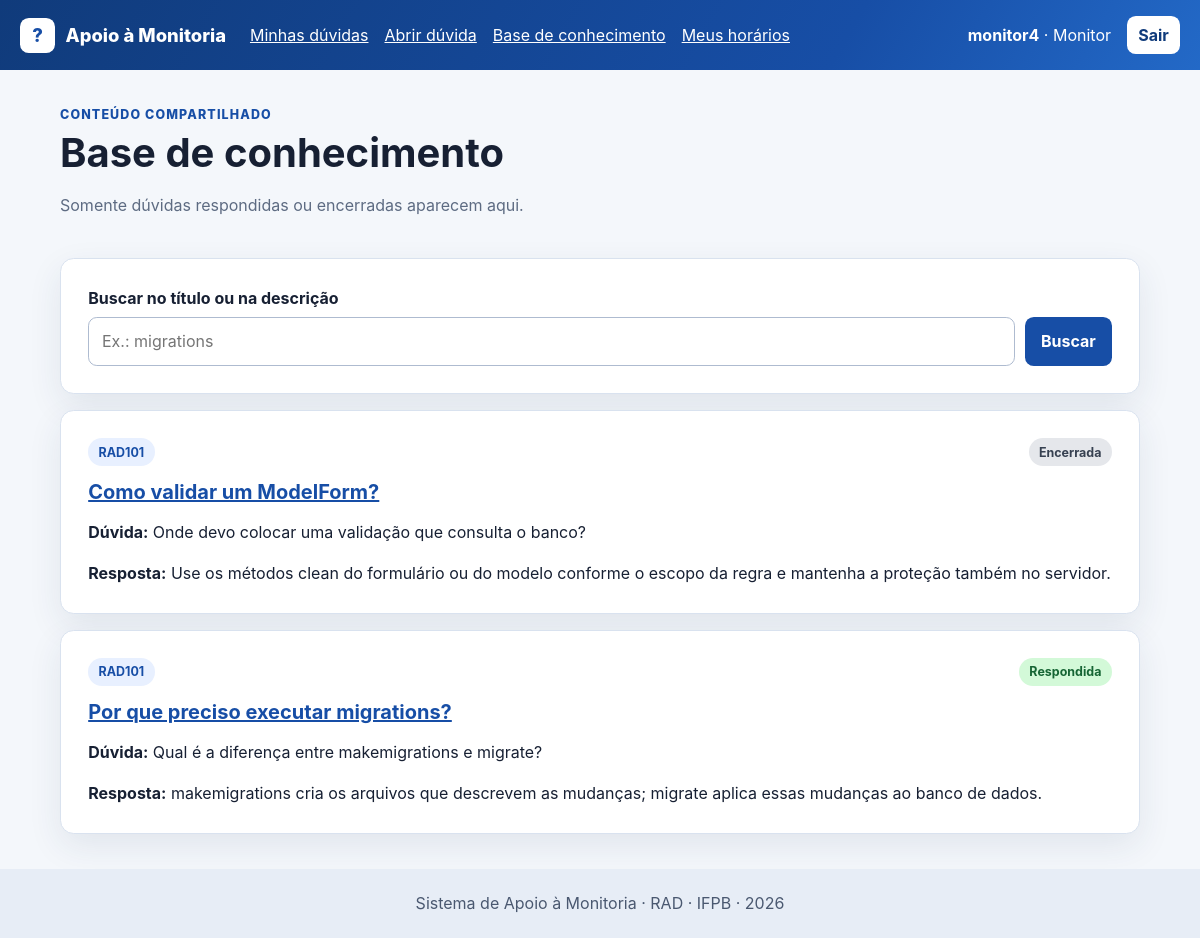
/base-conhecimento/ (signed in), run on the app's committed database.
### monitoria/models.py (models this page shows, shortened)
class Duvida(models.Model):
    class Situacao(models.TextChoices):
        ABERTA = "ABERTA", "Aberta"
        EM_ATENDIMENTO = "EM_ATENDIMENTO", "Em atendimento"
        RESPONDIDA = "RESPONDIDA", "Respondida"
        ENCERRADA = "ENCERRADA", "Encerrada"
    titulo = models.CharField(max_length=160)
    descricao = models.TextField()
    disciplina = models.ForeignKey(
        Disciplina,
        on_delete=models.PROTECT,
        related_name="duvidas",
    )
    autor = models.ForeignKey(
        settings.AUTH_USER_MODEL,
        on_delete=models.PROTECT,
        related_name="duvidas_abertas",
    )
    monitor_responsavel = models.ForeignKey(
        settings.AUTH_USER_MODEL,
        blank=True,
        null=True,
        on_delete=models.PROTECT,
        related_name="duvidas_assumidas",
    )
    resposta = models.TextField(blank=True)
    situacao = models.CharField(
        max_length=20,
        choices=Situacao.choices,
        default=Situacao.ABERTA,
    )
    aberta_em = models.DateTimeField(auto_now_add=True)
    atualizada_em = models.DateTimeField(auto_now=True)
    class Meta:
        ordering = ("-atualizada_em", "-pk")
        verbose_name_plural = "Dúvidas"

class Disciplina(models.Model):
    nome = models.CharField(max_length=120)
    codigo = models.CharField(max_length=20, unique=True)
    ativa = models.BooleanField(default=True)
    monitores = models.ManyToManyField(
        settings.AUTH_USER_MODEL,
        blank=True,
        related_name="disciplinas_monitoradas",
    )
    class Meta:
        ordering = ("codigo",)

### monitoria/views.py (the view)
class BaseConhecimentoView(LoginRequiredMixin, ListView):
    template_name = "monitoria/base_conhecimento.html"
    context_object_name = "duvidas"
    def get_queryset(self):
        consulta = Duvida.objects.select_related("disciplina", "autor").filter(
            situacao__in=(Duvida.Situacao.RESPONDIDA, Duvida.Situacao.ENCERRADA)
        )
        termo = self.request.GET.get("q", "").strip()
        if termo:
            consulta = consulta.filter(
                Q(titulo__icontains=termo) | Q(descricao__icontains=termo)
            )
        return consulta
    def get_context_data(self, **kwargs):
        contexto = super().get_context_data(**kwargs)
        contexto["termo"] = self.request.GET.get("q", "").strip()
        return contexto

### monitoria/context_processors.py (called while the page is built)
def papeis(request):
    if not request.user.is_authenticated:
        return {"papel_usuario": "", "eh_monitor": False}
    return {
        "papel_usuario": papel_do_usuario(request.user),
        "eh_monitor": pertence_ao_grupo(request.user, GRUPO_MONITORES),
    }

### monitoria/roles.py (called while the page is built)
def pertence_ao_grupo(usuario, nome_grupo):
    return usuario.is_authenticated and usuario.groups.filter(name=nome_grupo).exists()

def papel_do_usuario(usuario):
    if pertence_ao_grupo(usuario, GRUPO_PROFESSORES):
        return "Professor"
    if pertence_ao_grupo(usuario, GRUPO_MONITORES):
        return "Monitor"
    return "Aluno"

### templates/monitoria/base_conhecimento.html (shortened to what this page needs)
{% extends "base.html" %}
{% block conteudo %}
<div class="cabecalho-pagina">
    <div>
        <p class="rotulo">Conteúdo compartilhado</p>
        <h1>Base de conhecimento</h1>
        <p class="texto-suave">Somente dúvidas respondidas ou encerradas aparecem aqui.</p>
    </div>
</div>
<form class="busca" method="get" role="search">
    <label for="id_q">Buscar no título ou na descrição</label>
    <div class="busca__linha">
        <input id="id_q" type="search" name="q" value="{{ termo }}" placeholder="Ex.: migrations">
        <button class="botao" type="submit">Buscar</button>
    </div>
</form>
<section class="grade-cards">
    {% for duvida in duvidas %}
        <article class="card">
            <div class="card__topo">
                <span class="etiqueta">{{ duvida.disciplina.codigo }}</span>
                <span class="status status--{{ duvida.situacao|lower }}">{{ duvida.get_situacao_display }}</span>
            </div>
            <h2><a href="{% url 'monitoria:detalhe_duvida' duvida.pk %}">{{ duvida.titulo }}</a></h2>
            <p><strong>Dúvida:</strong> {{ duvida.descricao }}</p>
            <p><strong>Resposta:</strong> {{ duvida.resposta }}</p>
        </article>
    {% empty %}
        <div class="estado-vazio"><p>Nenhum resultado encontrado.</p></div>
    {% endfor %}
</section>
{% endblock %}

### templates/base.html (shortened to what this page needs)
{% load static %}
<!DOCTYPE html>
<html lang="pt-br">
<head>
    <link rel="stylesheet" href="{% static 'css/app.css' %}">
</head>
<body>
    <header class="topo">
        <div class="topo__conteudo">
            <a class="marca" href="{% url 'monitoria:lista_duvidas' %}">
                <span class="marca__icone">?</span>
                <span>Apoio à Monitoria</span>
            </a>
            <nav class="menu" aria-label="Navegação principal">
                {% if user.is_authenticated %}
                    <a href="{% url 'monitoria:lista_duvidas' %}">Minhas dúvidas</a>
                    <a href="{% url 'monitoria:abrir_duvida' %}">Abrir dúvida</a>
                    <a href="{% url 'monitoria:base_conhecimento' %}">Base de conhecimento</a>
                    {% if eh_monitor %}
                        <a href="{% url 'monitoria:horarios' %}">Meus horários</a>
                    {% endif %}
                {% endif %}
            </nav>
            <div class="usuario">
                {% if user.is_authenticated %}
                    <span><strong>{{ user.username }}</strong> · {{ papel_usuario }}</span>
                    <form method="post" action="{% url 'logout' %}">
                        <button class="botao botao--claro botao--compacto" type="submit">Sair</button>
                    </form>
                {% else %}
                    <a href="{% url 'login' %}">Entrar</a>
                    <a class="botao botao--claro" href="{% url 'monitoria:cadastro' %}">Criar conta</a>
                {% endif %}
            </div>
        </div>
    </header>
    <main class="conteudo">
        {% block conteudo %}{% endblock %}
    </main>
    <footer class="rodape">
        <div>Sistema de Apoio à Monitoria · RAD · IFPB · {% now "Y" %}</div>
    </footer>
</body>
</html>

### static/css/app.css (style rules this page uses)
:root { color-scheme: light; font-family: Inter, ui-sans-serif, system-ui, -apple-system, BlinkMacSystemFont, "Segoe UI", sans-serif; color: #172033; background: #f4f7fb; line-height: 1.55; --azul: #174ea6; --azul-escuro: #103b7b; --verde: #087f5b; --borda: #d9e2ef; --suave: #5d6b82; --sombra: 0 12px 34px rgba(32, 55, 90, .09); }
* { box-sizing: border-box; }
body { display: flex; flex-direction: column; margin: 0; min-height: 100vh; }
a { color: var(--azul); }
h1, h2 { line-height: 1.2; }
h1 { font-size: clamp(1.8rem, 4vw, 2.5rem); margin: .25rem 0 .5rem; }
h2 { font-size: 1.25rem; }
.topo { background: linear-gradient(120deg, #103b7b, #174ea6 70%, #2369c7); color: white; padding: 1rem; }
.topo__conteudo { align-items: center; display: grid; gap: 1rem 1.5rem; grid-template-columns: auto 1fr auto; margin: auto; max-width: 1160px; }
.marca { align-items: center; color: white; display: inline-flex; font-size: 1.15rem; font-weight: 800; gap: .65rem; text-decoration: none; }
.marca__icone { align-items: center; background: white; border-radius: .55rem; color: var(--azul); display: inline-flex; font-size: 1.15rem; height: 2.2rem; justify-content: center; width: 2.2rem; }
.menu, .usuario { align-items: center; display: flex; flex-wrap: wrap; gap: .55rem 1rem; }
.menu a, .usuario a { color: white; }
.usuario { justify-content: flex-end; }
.usuario form { margin: 0; }
.conteudo { margin: 2.2rem auto; width: min(1080px, calc(100% - 2rem)); }
.cabecalho-pagina { align-items: end; display: flex; gap: 1rem; justify-content: space-between; margin-bottom: 1.5rem; }
.rotulo { color: var(--azul); font-size: .78rem; font-weight: 800; letter-spacing: .09em; margin: 0; text-transform: uppercase; }
.texto-suave, .meta { color: var(--suave); }
.painel, .card, .busca, .estado-vazio { background: white; border: 1px solid var(--borda); border-radius: .85rem; box-shadow: var(--sombra); padding: clamp(1.15rem, 3vw, 1.7rem); }
.grade-cards { display: grid; gap: 1rem; }
.card h2 { margin: .85rem 0 .4rem; }
.card p:last-child { margin-bottom: 0; }
.card__topo { align-items: center; display: flex; flex-wrap: wrap; gap: .7rem; justify-content: space-between; }
.etiqueta, .status { border-radius: 999px; display: inline-block; font-size: .78rem; font-weight: 750; padding: .28rem .65rem; }
.etiqueta { background: #e8f0ff; color: #174ea6; }
.status--respondida { background: #d3f9d8; color: #166534; }
.status--encerrada { background: #e5e7eb; color: #374151; }
.campo label, .busca label { display: block; font-weight: 750; margin-bottom: .38rem; }
.campo input, .campo textarea, .campo select, .busca input { background: #fff; border: 1px solid #aebbd0; border-radius: .55rem; font: inherit; padding: .7rem .8rem; transition: border-color .15s ease, box-shadow .15s ease; width: 100%; }
.botao { background: var(--azul); border: 0; border-radius: .55rem; color: white; cursor: pointer; display: inline-block; font: inherit; font-weight: 750; padding: .65rem 1rem; text-decoration: none; }
.botao--claro { background: white; color: var(--azul-escuro) !important; }
.botao--compacto { padding: .42rem .7rem; }
.busca { margin-bottom: 1rem; }
.busca__linha { display: flex; gap: .65rem; }
.busca__linha input { flex: 1; }
.rodape { background: #e7edf6; color: #4a5870; margin-top: auto; padding: 1.4rem 1rem; text-align: center; }

### data on the page
Duvida: disciplina.codigo "RAD101", situacao "Encerrada", titulo "Como validar um ModelForm?", descricao "Onde devo colocar uma validação que consulta o banco?", resposta "Use os métodos clean do formulário ou do modelo conforme o escopo da regra e mantenha a proteção também no servidor."
Duvida: disciplina.codigo "RAD101", situacao "Respondida", titulo "Por que preciso executar migrations?", descricao "Qual é a diferença entre makemigrations e migrate?", resposta "makemigrations cria os arquivos que descrevem as mudanças; migrate aplica essas mudanças ao banco de dados."

### other printed values
{{ user.username }} "monitor4"
{{ papel_usuario }} "Monitor"
